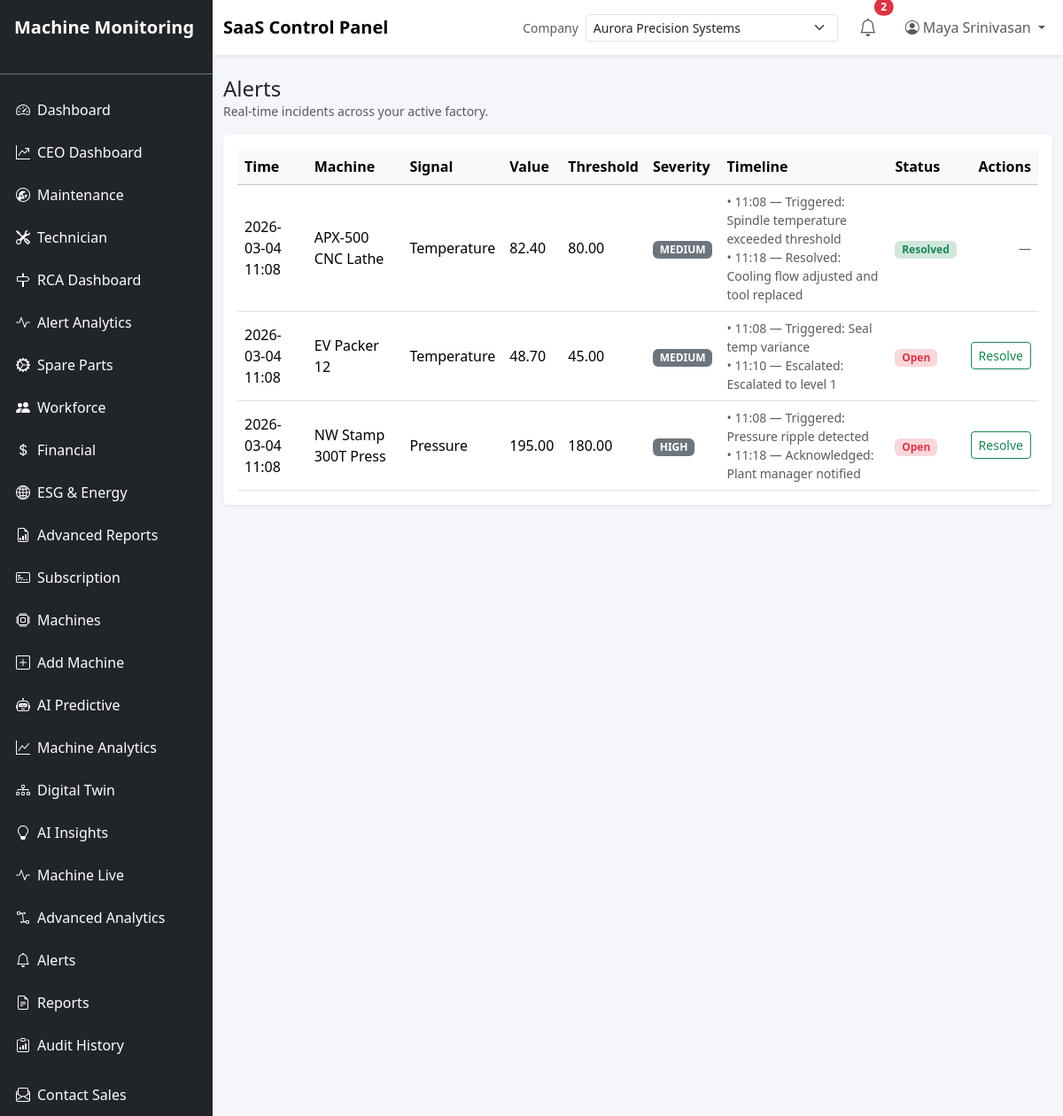
/alerts/ (signed in), run on an earlier commit of the app's database.
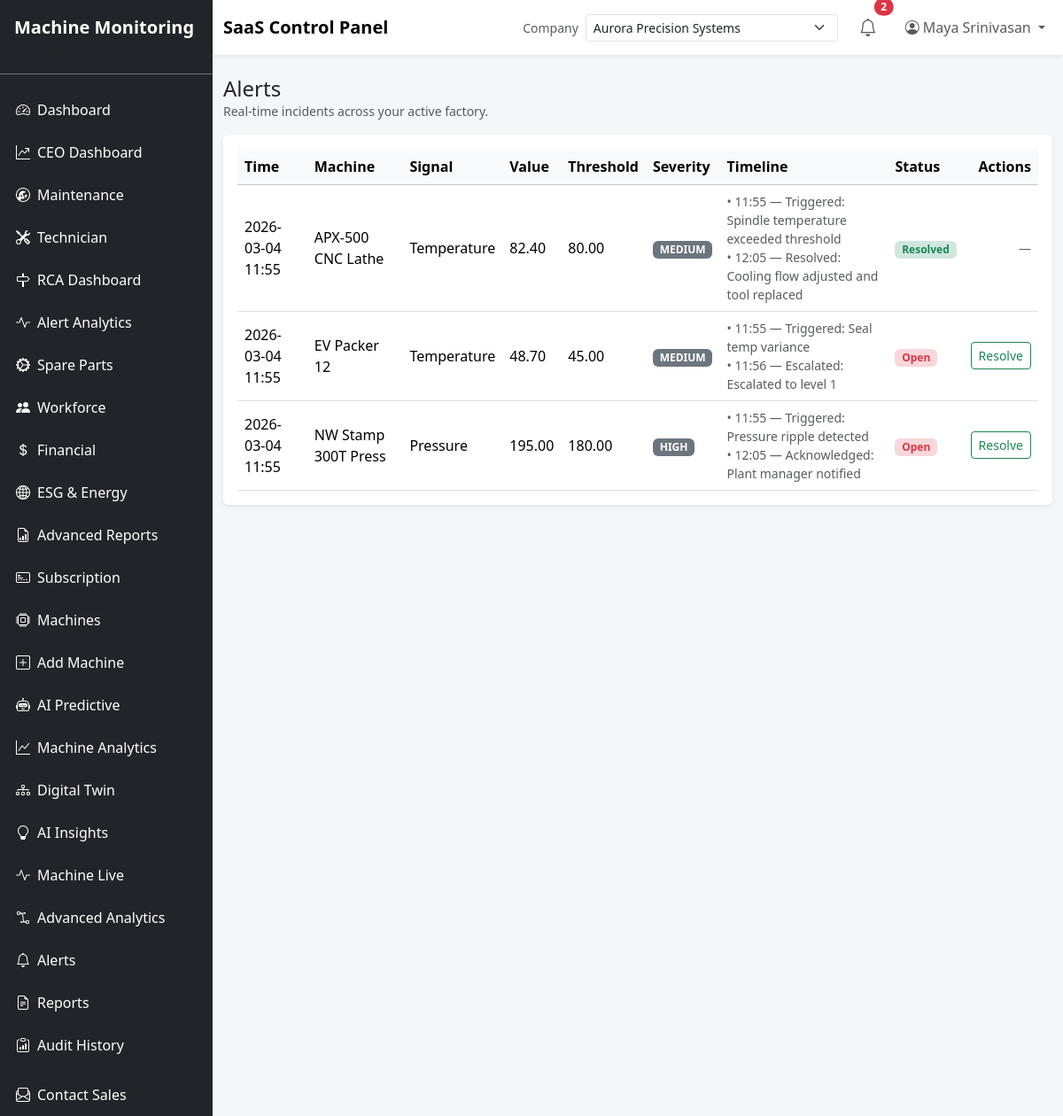
And on a later commit of the database.
### app/models/alert.py (models this page shows, shortened)
class Alert(db.Model):
    __tablename__ = "alerts"
    __table_args__ = (
        db.Index("ix_alert_machine_created", "machine_id", "created_at"),
        db.Index("ix_alert_company_resolved", "company_id", "status"),
        db.Index("ix_alert_machine", "machine_id"),
        db.Index("ix_alert_plant", "plant_id"),
        db.Index("ix_alert_status", "status"),
        db.Index("ix_alert_severity", "severity"),
        db.Index("ix_alert_created", "created_at"),
    )
    id = db.Column(db.Integer, primary_key=True)
    machine_id = db.Column(db.Integer, db.ForeignKey("machines.id"), nullable=False, index=True)
    plant_id = db.Column(db.Integer, db.ForeignKey("plants.id"), nullable=True, index=True)
    company_id = db.Column(db.Integer, db.ForeignKey("companies.id"), nullable=False, index=True)
    alert_type = db.Column(db.String(80), nullable=False)
    severity = db.Column(db.String(20), nullable=False, default="LOW")
    priority_score = db.Column(db.Float, nullable=True)
    grouped_alert_id = db.Column(db.Integer, db.ForeignKey("alert_groups.id"), nullable=True)
    sla_deadline = db.Column(db.DateTime, nullable=True)
    acknowledged_by = db.Column(db.Integer, db.ForeignKey("users.id"), nullable=True)
    acknowledged_at = db.Column(db.DateTime, nullable=True)
    resolved_at = db.Column(db.DateTime, nullable=True)
    escalation_level = db.Column(db.Integer, default=0, nullable=False)
    response_time_minutes = db.Column(db.Float, nullable=True)
    status = db.Column(db.String(20), nullable=False, default="OPEN")
    created_at = db.Column(db.DateTime, default=datetime.utcnow, nullable=False)
    sensor_type = db.Column(db.String(50), nullable=True)
    value = db.Column(db.Float)
    threshold = db.Column(db.Float)
    message = db.Column(db.Text, nullable=False)
    is_resolved = db.Column(db.Boolean, default=False, nullable=False)
    last_escalated_at = db.Column(db.DateTime, default=datetime.utcnow, nullable=False)
    resolved_by_user_id = db.Column(db.Integer, db.ForeignKey("users.id"))
    metadata_payload = db.Column(db.JSON, nullable=True)
    machine = db.relationship("Machine", back_populates="alerts")
    company = db.relationship("Company")
    plant = db.relationship("Plant")
    timelines = db.relationship(
        "AlertTimeline", back_populates="alert", cascade="all, delete-orphan", order_by="AlertTimeline.created_at"
    )
    group = db.relationship("AlertGroup", back_populates="alerts")

class AlertTimeline(db.Model):
    __tablename__ = "alert_timelines"
    id = db.Column(db.Integer, primary_key=True)
    alert_id = db.Column(db.Integer, db.ForeignKey("alerts.id"), nullable=False, index=True)
    event = db.Column(db.String(50), nullable=False)
    severity = db.Column(db.String(20))
    note = db.Column(db.Text)
    created_at = db.Column(db.DateTime, default=datetime.utcnow, nullable=False)
    alert = db.relationship("Alert", back_populates="timelines")

### app/models/machine.py (models this page shows, shortened)
class Machine(db.Model):
    __tablename__ = "machines"
    __table_args__ = (
        db.UniqueConstraint("machine_name", "company_id", name="uq_machine_company_name"),
        db.UniqueConstraint("plant_id", "machine_code", name="uq_machine_code_per_plant"),
    )
    id = db.Column(db.Integer, primary_key=True)
    machine_name = db.Column(db.String(120), nullable=False)
    machine_type = db.Column(db.String(120), nullable=False)
    machine_code = db.Column(db.String(60), nullable=True)
    model_number = db.Column(db.String(80))
    location = db.Column(db.String(120))
    installation_date = db.Column(db.Date)
    status = db.Column(db.String(20), nullable=False, default="idle")
    operational_state = db.Column(db.String(30), nullable=False, default="ready")
    company_id = db.Column(db.Integer, db.ForeignKey("companies.id"), nullable=False, index=True)
    plant_id = db.Column(db.Integer, db.ForeignKey("plants.id"), nullable=True, index=True)
    department_id = db.Column(db.Integer, db.ForeignKey("departments.id"), nullable=True, index=True)
    api_token = db.Column(db.String(128), unique=True, nullable=False, default=generate_secure_token)
    cost_per_hour = db.Column(db.Numeric(12, 2), nullable=False, default=0)
    revenue_per_hour = db.Column(db.Numeric(14, 2), nullable=False, default=0)
    expected_lifetime_hours = db.Column(db.Integer)
    last_seen = db.Column(db.DateTime, index=True)
    created_at = db.Column(db.DateTime, default=datetime.utcnow, nullable=False)
    company = db.relationship("Company", back_populates="machines")
    plant = db.relationship("Plant", back_populates="machines")
    department = db.relationship("Department", back_populates="machines")
    sensors = db.relationship(
        "Sensor", back_populates="machine", cascade="all, delete-orphan", lazy="dynamic"
    )
    data_points = db.relationship(
        "MachineData", back_populates="machine", cascade="all, delete-orphan", lazy="dynamic"
    )
    ai_analyses = db.relationship(
        "AiAnalysis", back_populates="machine", cascade="all, delete-orphan", lazy="dynamic"
    )
    alerts = db.relationship(
        "Alert", back_populates="machine", cascade="all, delete-orphan", lazy="dynamic"
    )
    kpis = db.relationship(
        "MachineKPI", back_populates="machine", cascade="all, delete-orphan", lazy="dynamic"
    )
    health_scores = db.relationship(
        "MachineHealthScore", back_populates="machine", cascade="all, delete-orphan", lazy="dynamic"
    )
    ai_predictions = db.relationship(
        "AIPrediction", backref="machine", cascade="all, delete-orphan", lazy="dynamic"
    )
    digital_twin = db.relationship(
        "DigitalTwin", uselist=False, cascade="all, delete-orphan", lazy="joined", back_populates="machine"
    )

### app/alerts/routes.py (the view)
@alerts_bp.route("/")
@login_required
@role_required("admin", "manager", "viewer")
def list_alerts():
    company_id = get_active_company_id()
    page = request.args.get("page", 1, type=int)
    pagination = (
        Alert.query.filter_by(company_id=company_id)
        .order_by(Alert.created_at.desc())
        .paginate(page=page, per_page=15, error_out=False)
    )
    alerts = pagination.items
    return render_template("alerts/list.html", alerts=alerts, pagination=pagination)

### app/extensions.py (called while the page is built)
    @staticmethod
    def _bypass_enabled() -> bool:
        try:
            return current_app.config.get("DEV_SHOW_ALL_USERS_DATA", False)
        except Exception:
            return False

    def _should_skip(self, criterion) -> bool:
        if not self._bypass_enabled():
            return False
        key = getattr(getattr(criterion, "left", None), "key", None)
        return key in self._scope_keys

    def filter(self, *criteria):
        if self._bypass_enabled():
            criteria = tuple(c for c in criteria if not self._should_skip(c))
        return super().filter(*criteria)

    def filter_by(self, **kwargs):
        if self._bypass_enabled():
            kwargs = {k: v for k, v in kwargs.items() if k not in self._scope_keys}
        return super().filter_by(**kwargs)

### app/models/user.py (called while the page is built)
    @property
    def is_admin(self) -> bool:
        role_name = self.role or ""
        primary_name = self.primary_role.name if self.primary_role else None
        active_role = primary_name or role_name
        return active_role.lower() in {"admin", "super_admin", "enterprise_admin"}

### app/templates/alerts/list.html (shortened to what this page needs)
{% extends 'base.html' %}
{% block content %}
{% set active_role = current_user.active_role|default('', true)|lower %}
<div class="d-flex justify-content-between align-items-center mb-3">
    <div>
        <h4 class="mb-0">Alerts</h4>
        <p class="text-muted small mb-0">Real-time incidents across your active factory.</p>
    </div>
</div>
<div class="card shadow-sm">
    <div class="card-body table-responsive">
        <table class="table align-middle mb-0">
            <thead class="table-light">
                <tr>
                    <th>Time</th>
                    <th>Machine</th>
                    <th>Signal</th>
                    <th>Value</th>
                    <th>Threshold</th>
                    <th>Severity</th>
                    <th>Timeline</th>
                    <th>Status</th>
                    <th class="text-end">Actions</th>
                </tr>
            </thead>
            <tbody>
                {% for alert in alerts %}
                <tr>
                    <td>{{ alert.created_at.strftime('%Y-%m-%d %H:%M') }}</td>
                    <td>{{ alert.machine.machine_name }}</td>
                    <td class="text-capitalize">{{ alert.sensor_type.replace('_', ' ') }}</td>
                    <td>{{ '%.2f'|format(alert.value) if alert.value is not none else '—' }}</td>
                    <td>{{ '%.2f'|format(alert.threshold) if alert.threshold is not none else '—' }}</td>
                    <td><span class="badge bg-{{ 'danger' if alert.severity=='critical' else 'warning' if alert.severity=='high' else 'info' if alert.severity=='medium' else 'secondary' }} text-uppercase">{{ alert.severity }}</span></td>
                    <td>
                        <div class="small text-muted">
                            {% for t in alert.timelines[-3:] %}
                            <div>• {{ t.created_at.strftime('%H:%M') }} — {{ t.event|replace('_', ' ')|capitalize }}{% if t.note %}: {{ t.note }}{% endif %}</div>
                            {% endfor %}
                        </div>
                    </td>
                    <td>
                        {% if alert.is_resolved %}
                        <span class="badge bg-success-subtle text-success">Resolved</span>
                        {% else %}
                        <span class="badge bg-danger-subtle text-danger">Open</span>
                        {% endif %}
                    </td>
                    <td class="text-end">
                        {% if not alert.is_resolved and (active_role in ['admin','manager'] or current_user.is_admin) %}
                        <form method="post" action="{{ url_for('alerts.resolve', alert_id=alert.id) }}" class="d-inline">
                            <button class="btn btn-sm btn-outline-success">Resolve</button>
                        </form>
                        {% else %}
                        <span class="text-muted small">—</span>
                        {% endif %}
                    </td>
                </tr>
                {% else %}
                <tr><td colspan="9" class="text-center text-muted py-4">No alerts.</td></tr>
                {% endfor %}
            </tbody>
        </table>
    </div>
</div>
{% endblock %}

What changed in the data, as far as the page shows it:
removed AlertTimeline: created_at "11:18", event "Resolved", note "Cooling flow adjusted and tool replaced", shown under Alert "APX-500 CNC Lathe"
removed AlertTimeline: created_at "11:18", event "Acknowledged", note "Plant manager notified", shown under Alert "Pressure"
changed Alert "APX-500 CNC Lathe": created_at "2026-03-04 11:08" → "2026-03-04 11:55"
changed AlertTimeline "Spindle temperature exceeded threshold": created_at "11:08" → "11:55"
added AlertTimeline: created_at "12:05", event "Resolved", note "Cooling flow adjusted and tool replaced", shown under Alert "APX-500 CNC Lathe"
changed Alert "EV Packer 12": created_at "2026-03-04 11:08" → "2026-03-04 11:55"
changed AlertTimeline "Seal temp variance": created_at "11:08" → "11:55"
changed AlertTimeline "Escalated": created_at "11:10" → "11:56"
changed Alert "Pressure": created_at "2026-03-04 11:08" → "2026-03-04 11:55"
changed AlertTimeline "Pressure ripple detected": created_at "11:08" → "11:55"
added AlertTimeline: created_at "12:05", event "Acknowledged", note "Plant manager notified", shown under Alert "Pressure"
